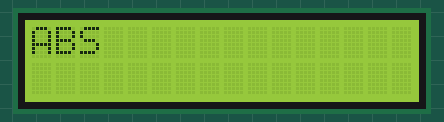
Simulated run of this sketch. Board: ESP8266 (NodeMCU). Parts: 16×2 character LCD.

Above: at 0.1 s.
At 4.1 s:
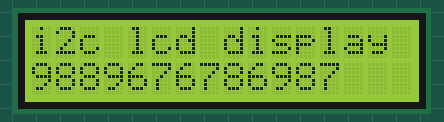
At 6.2 s:
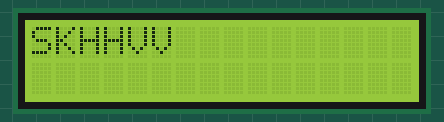

The sketch:

LCD.ino
```cpp
#include<Wire.h>
#include<LiquidCrystal_I2C.h>

LiquidCrystal_I2C lcd(0x27,16,2);

void setup() {
  Serial.begin(115200);
  Wire.begin(D1,D0);
  lcd.begin();
  lcd.home();
  lcd.print("ABS");
  delay(3000);
}

void loop() {
  // put your main code here, to run repeatedly:
  delay(1000);
  lcd.setCursor(0, 0);
  lcd.print("i2c lcd display");
  lcd.setCursor(0, 1);
  lcd.print("9889676786987");
  delay(2000);
  lcd.clear();
  lcd.setCursor(0,0);
  lcd.print("SKHHVV");
  lcd.setCursor(0, 1);

}
```

Measured:
- what the display in image 1 shows lasts 2.0 s, from 4.1 s to 6.1 s
- what the display in image 2 shows lasts 1.0 s, from 6.1 s to 7.1 s
